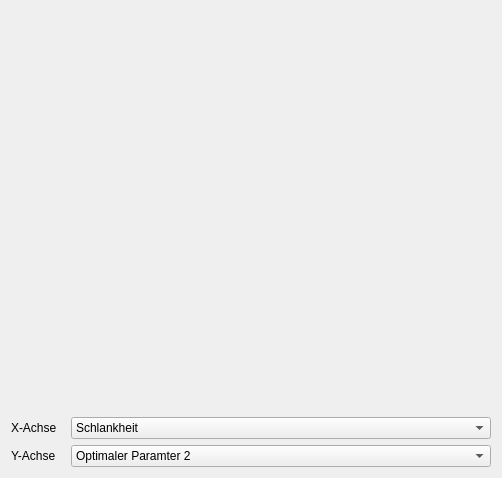
          <widget class="QWidget" name="subTab_420">
           <attribute name="title">
            <string>Optimaler Parameterwert je Höhe</string>
           </attribute>
           <layout class="QVBoxLayout" name="verticalLayout_17">
            <item>
             <layout class="QVBoxLayout" name="verticalLayout_420">
              <item>
               <widget class="MplWidget" name="MplWidget_420" native="true">
                <property name="minimumSize">
                 <size>
                  <width>480</width>
                  <height>400</height>
                 </size>
                </property>
               </widget>
              </item>
              <item>
               <layout class="QHBoxLayout" name="horizontalLayout_421">
                <item>
                 <widget class="QLabel" name="label_421">
                  <property name="text">
                   <string>X-Achse</string>
                  </property>
                 </widget>
                </item>
                <item>
                 <widget class="QComboBox" name="comboBox_xAxis_421">
                  <property name="minimumSize">
                   <size>
                    <width>420</width>
                    <height>0</height>
                   </size>
                  </property>
                  <item>
                   <property name="text">
                    <string>Schlankheit</string>
                   </property>
                  </item>
                  <item>
                   <property name="text">
                    <string>Gebäudehöhe</string>
                   </property>
                  </item>
                  <item>
                   <property name="text">
                    <string>Anzahl Stockwerke</string>
                   </property>
                  </item>
                 </widget>
                </item>
               </layout>
              </item>
              <item>
               <layout class="QHBoxLayout" name="horizontalLayout_422">
                <item>
                 <widget class="QLabel" name="label_422">
                  <property name="text">
                   <string>Y-Achse</string>
                  </property>
                 </widget>
                </item>
                <item>
                 <widget class="QComboBox" name="comboBox_yAxis_422">
                  <property name="minimumSize">
                   <size>
                    <width>420</width>
                    <height>0</height>
                   </size>
                  </property>
                  <item>
                   <property name="text">
                    <string>Optimaler Paramter 2</string>
                   </property>
                  </item>
                 </widget>
                </item>
               </layout>
              </item>
             </layout>
            </item>
           </layout>
          </widget>
